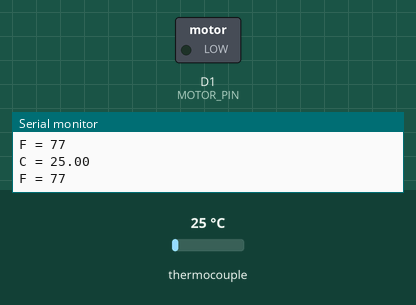
Simulated run of this sketch. Board: ESP8266 (NodeMCU). On the bench: switched loads named in the sketch (green lamp = pin HIGH), the last lines printed to the serial monitor. The inputs (shaded band) are chosen by the test bench; at power-on: thermocouple 25 °C. Pins used as bus, display or sensor lines are not drawn.

Above: at 1.7 s.
1.8 s: thermocouple set to 21 °C
At 3.7 s:
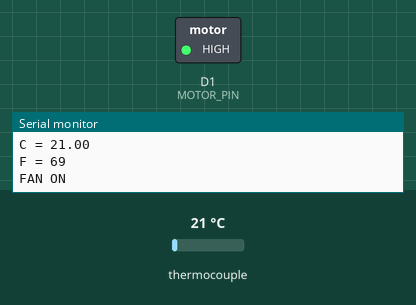
4.0 s: thermocouple set to 24 °C
5.7 s: thermocouple set to 29 °C
At 7.2 s:
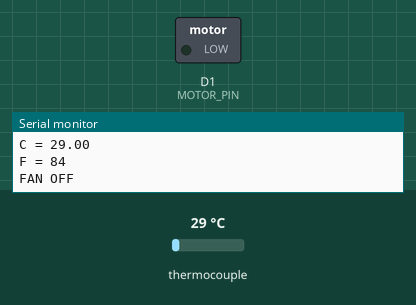
8.7 s: thermocouple set to 6 °C
At 10.7 s:
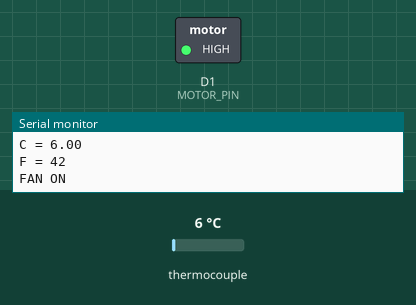
11.0 s: thermocouple set to 75 °C
At 12.4 s:
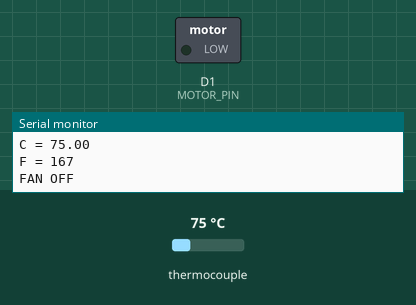
Timing chart, 0 to 14.0 s (numbered marks = the images above; inputs shaded):
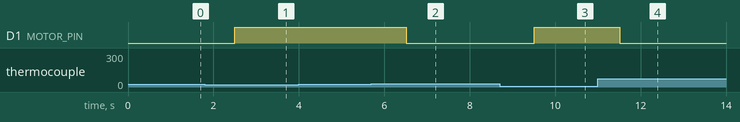

Measured:
- the behaviour switches between 24 and 23 °C on thermocouple (found by bisection; images 0 and 1)
- the behaviour switches between 26 and 27 °C on thermocouple (found by bisection; images 1 and 2)
- after the input at 1.8 s, D1 (MOTOR_PIN): LOW → HIGH after 0.70 s
- after the input at 5.7 s, D1 (MOTOR_PIN): HIGH → LOW after 0.81 s
- after the input at 8.7 s, D1 (MOTOR_PIN): LOW → HIGH after 0.81 s
- after the input at 11.0 s, D1 (MOTOR_PIN): HIGH → LOW after 0.52 s

The sketch:

bbq.ino
```cpp
// this example is public domain. enjoy!
// www.ladyada.net/learn/sensors/thermocouple

#include "max6675.h"

int thermoDO = D6;
int thermoCS = D7;
int thermoCLK = D8;
int MOTOR_PIN = D1;

const double MIN_TEMP = 75;
const double MAX_TEMP = 78;
int fahrenheit = 0;

MAX6675 thermocouple(thermoCLK, thermoCS, thermoDO);
int vccPin = 3;
int gndPin = 2;

void setup() {
  Serial.begin(9600);
  pinMode(vccPin, OUTPUT); digitalWrite(vccPin, HIGH);
  pinMode(gndPin, OUTPUT); digitalWrite(gndPin, LOW);
  pinMode ( BUILTIN_LED, OUTPUT );
  pinMode(MOTOR_PIN, OUTPUT);


  Serial.println("BBQ PIT");
  // wait for MAX chip to stabilize
  delay(500);
}

void loop() {
  // basic readout test, just print the x temp
   fahrenheit = thermocouple.readFahrenheit();
   Serial.print("C = ");
   Serial.println(thermocouple.readCelsius());
   Serial.print("F = ");
   Serial.println(fahrenheit);

   if ( fahrenheit < MIN_TEMP ) {
    Serial.println("FAN ON");
    digitalWrite ( BUILTIN_LED, HIGH);
    digitalWrite(MOTOR_PIN, HIGH);
   }

   if (fahrenheit > MAX_TEMP) {
    Serial.println("FAN OFF");
    digitalWrite ( BUILTIN_LED, LOW);
    digitalWrite(MOTOR_PIN, LOW);

   }
   delay(1000);
}
```
